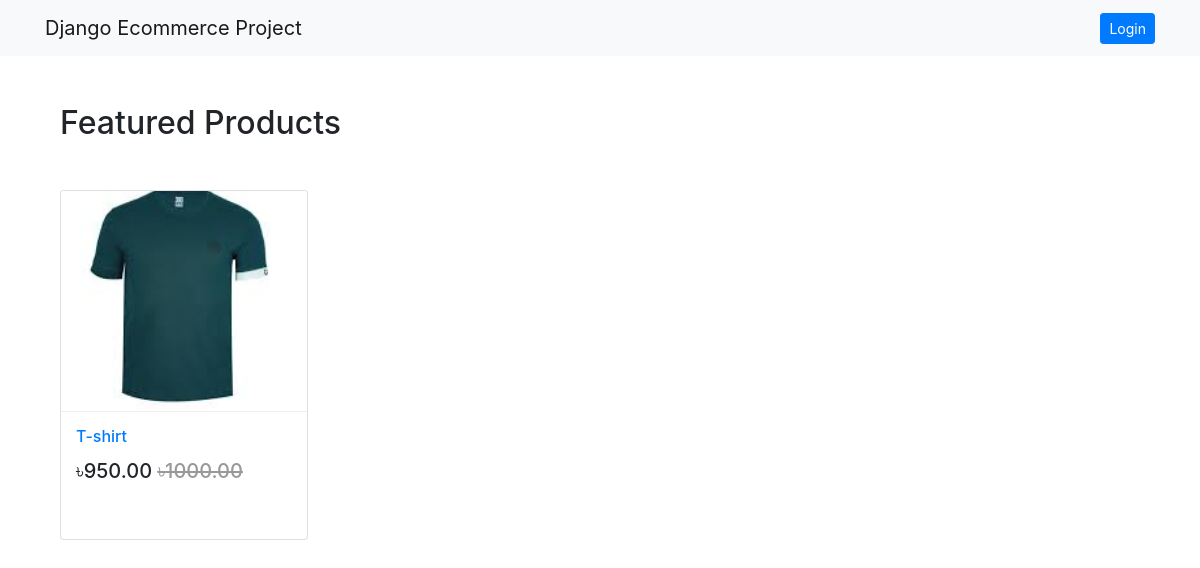
The app's page /, older data.
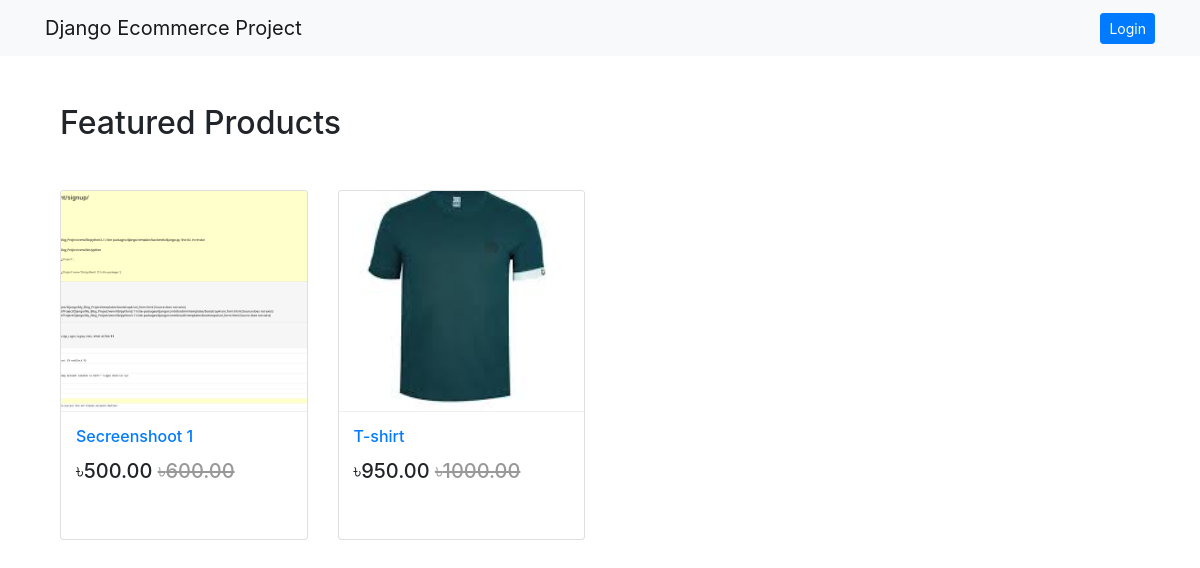
The same page, newer data.
### App_Shop/models.py (models this page shows, shortened)
class Product(models.Model):
    mainImage = models.ImageField(upload_to='Products')
    name = models.CharField(max_length=264)
    category = models.ForeignKey(Category, on_delete=models.CASCADE, related_name='category')
    preview_text = models.TextField(max_length=200, verbose_name='Preview Text')
    detail_text = models.TextField(max_length=1000, verbose_name='Detail Text')
    price = models.FloatField()
    old_price = models.FloatField(default=0.00)
    created = models.DateTimeField(auto_now_add=True)
    class Meta:
        ordering = ['-created']

### App_Shop/views.py (the view)
# urls.py: path('', views.Home.as_view(), name='index'),
class Home(ListView):
    model = Product
    template_name = 'App_Shop/home.html'

### App_Shop/templates/App_Shop/home.html (shortened to what this page needs)
{% extends  'base.html' %}
{% load crispy_forms_tags %}
{% block body_block %}
    <div class="container my-5">
        <h2 class="my-5">Featured Products</h2>
        <div class="row">
            {% for product in object_list %}
                <div class="col-md-6 col-sm-12 col-lg-3">
                    <figure class="card card-product">
                        <div class="img-wrap">
                            <img src="/media/{{ product.mainImage }}" alt="" style="width: 100%;height: 300px;">
                        </div>
                        <figcaption class="info-wrap">
                            <h6 class="title"><a href="{% url 'App_Shop:product_detail' pk=product.pk %}">{{ product.name }}</a></h6>
                            <div class="action-wrap">
                                <div class="price-wrap h5">
                                    <span class="price-new">&#2547;{{ product.price|floatformat:2 }}</span>
                                    <span class="price-old"><strike>&#2547;{{ product.old_price|floatformat:2 }}</strike></span>
                                </div>
                            </div>
                        </figcaption>
                    </figure>
                </div>
            {% endfor %}
        </div>
    </div>
{% endblock %}

### templates/base.html (shortened to what this page needs)
{% load static %}
<!doctype html>
<html lang="en">
<head>
          <link rel="stylesheet" href="https://cdn.jsdelivr.net/npm/bootstrap@4.6.2/dist/css/bootstrap.min.css">
    <link rel="stylesheet" href="{% static 'css/main.css' %}">
</head>
<body>
    {% include 'navbar.html' %}
    <div class="container">
        {% block body_block %}
        {% endblock %}
    </div>
</body>
</html>

### templates/navbar.html (shortened to what this page needs)
<nav class="navbar navbar-expand-lg navbar-light bg-light">
    <div class="container">
        <a href="{% url 'App_Shop:index' %}" class="navbar-brand">Django Ecommerce Project</a>
        <div class="collapse navbar-collapse" id="navbarNav">
            <ul class="navbar-nav ml-auto">
                {% if request.user.is_authenticated %}
                    <li class="nav-item">
                        <a href="#" class="nav-link">
                            <i class="fa fa-shopping-cart"></i> Cart
                        </a>
                    </li>
                    <li class="nav-item dropdown">
                        <a class="nav-link dropdown-toggle" href="#" id="navbarDropdown" role="button" data-toggle="dropdown" aria-haspopup="true"
                        aria-expanded="false"><i class="fa fa-user-tie"></i>  {{ request.user.profile.username }}</a>
                        <div class="dropdown-menu" aria-labelledby="navbarDropdown">
                            <a href="{% url 'App_Login:profile' %}" class="dropdown-item">Profile</a>
                            <a href="" class="dropdown-item">Orders</a>
                            <div class="dropdown-divider"></div>
                            <a href="{% url 'App_Login:logout' %}" class="dropdown-item">Logout</a>
                        </div>
                    </li>
                {% else %}
                    <li class="nav-item">
                        <a href="{% url 'App_Login:login' %}" class="btn btn-primary btn-sm">Login</a>
                    </li>
                {% endif %}
            </ul>
        </div>
    </div>
</nav>

### templates/base.html (style rules this page uses)
.card { height: 350px; }
.card-product:after { content: ""; display: table; clear: both; visibility: hidden; }
.card-product .price-old { color: #999; }
.card-product .img-wrap { border-radius: 3px 3px 0 0; overflow: hidden; position: relative; height: 220px; text-align: center; }
.card-product .img-wrap img { max-height: 100%; max-width: 100%; object-fit: cover; }
.card-product .info-wrap { overflow: hidden; padding: 15px; border-top: 1px solid #eee; }
.card-product .action-wrap { padding-top: 4px; margin-top: 4px; }
.card-product .title { margin-top: 0; }

Row changes from the older to the newer data that the page shows:
added Product: mainImage (picture), name "Secreenshoot 1", price "500.00", old_price "600.00"
